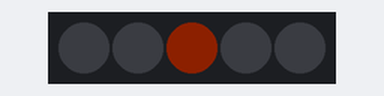
This program was run on a simulated Raspberry Pi Pico running CircuitPython. Shown: 5 RGB LEDs in strip order, left to right. Dim RGB values are drawn brighter than linear; random numbers come from a fixed seed.

Above: at 0.15 s.
At 5.68 s:
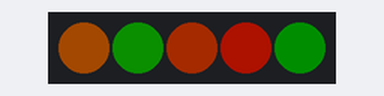
At 8.76 s:
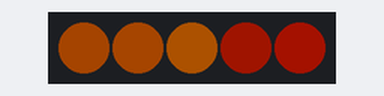
At 19.89 s:
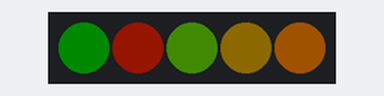
At 28.81 s:
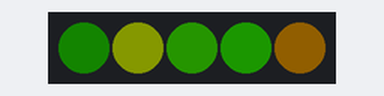
At 39.57 s:
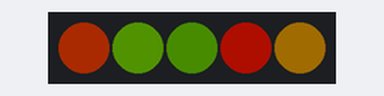
Timing chart, 0 to 40.0 s (numbered marks = the images above):
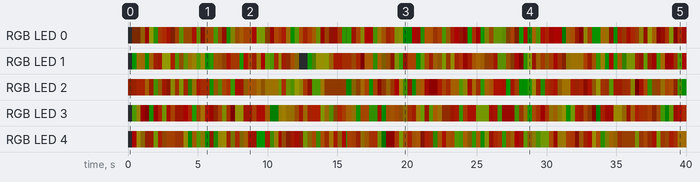

Measured:
- by itself, RGB LED 0: off → RGB(3, 1, 0) at 0.31 s, → RGB(17, 11, 0) 0.62 s later, → RGB(26, 1, 0) 0.31 s later, → RGB(21, 22, 0) 0.31 s later, … (120 changes in this stretch)
- by itself, RGB LED 2: off → RGB(13, 3, 0) at 0.00 s, → RGB(23, 5, 0) 0.31 s later, → RGB(43, 9, 0) 0.31 s later, → RGB(36, 21, 0) 0.62 s later, … (117 changes in this stretch)

The program:

neorandom.py
```python
import board # board module lets us use the hardware
import neopixel # add the neopixel module
from time import sleep # add the sleep module
from random import randint # add the randint module

# Update this to match the number of NeoPixel LEDs connected to your board.
num_pixels = 5

# Set up neopixel module with an object called 'pixels'
pixels = neopixel.NeoPixel(board.GP22, num_pixels)

# Set brightness between 0. and 1.
pixels.brightness = 0.2

while True:
    # randint generates a random number in a set range:
    R = randint(0,255)
    G = randint(0,127)
    x = randint(0,4)

    # Note how variables are used below:
    pixels[x] = (R, G, 0)
    pixels.show()

    sleep(0.03)
```
